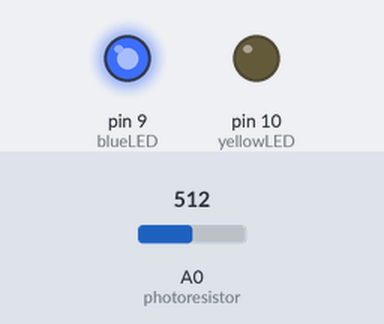
A sketch run on a simulated Arduino Uno, built with avr-gcc and run on an emulated ATmega328P. On the bench: output pins drawn as LEDs (lit = HIGH). Inputs (shaded band) come from the test bench; at power-on: A0 (photoresistor) = 512. What the sketch prints to the serial monitor is not drawn.

Above: at 1.2 s.
1.3 s: A0 (photoresistor) set to 77
2.8 s: A0 (photoresistor) set to 61
At 3.1 s:
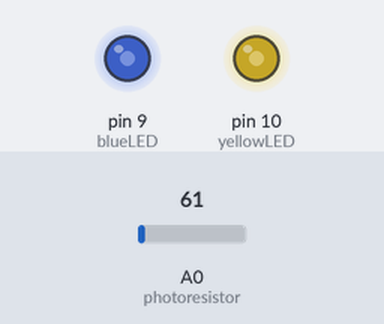
4.3 s: A0 (photoresistor) set to 80
At 5.5 s:
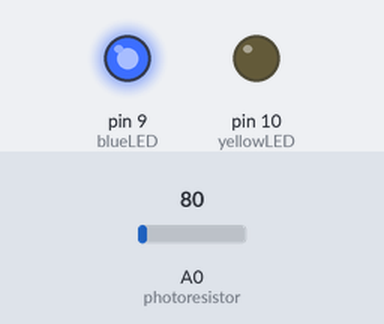
5.8 s: A0 (photoresistor) set to 0
At 6.6 s:
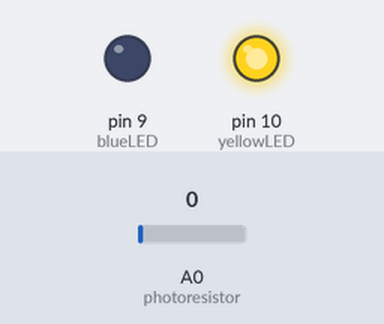
7.3 s: A0 (photoresistor) set to 9
8.8 s: A0 (photoresistor) set to 12
At 10.2 s:
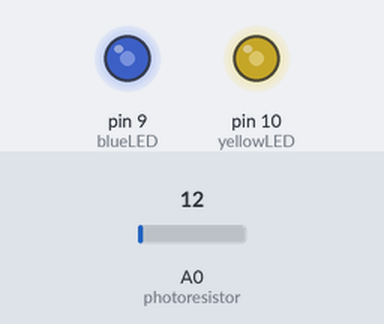
Timing chart, 0 to 11.3 s (numbered marks = the images above; inputs shaded):
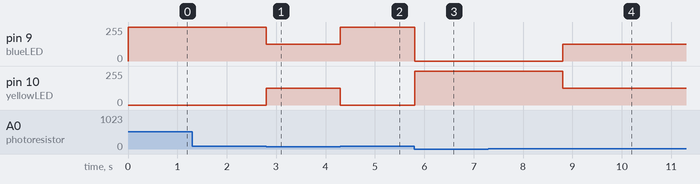

The sketch:

Arduino_Uno_R3_Photoresistor_with_LEDs.ino
```cpp
const int photoresistor = A0;
const int blueLED		    = 9;
const int yellowLED		  = 10;

void setup()
{
  Serial.begin(9600);
  analogReference(DEFAULT);
  pinMode(blueLED, OUTPUT);
  pinMode(yellowLED, OUTPUT);
  pinMode(photoresistor, INPUT);
}

void loop()
{
  int resistance = analogRead(photoresistor);

  // lots of light => less resistance, and vice versa
  Serial.println(resistance);
  if (resistance > 10 && resistance < 70) {
  	analogWrite(yellowLED, 127);
    analogWrite(blueLED, 127); }
  else {
    if (resistance >= 60) {
    	analogWrite(blueLED, 255);
      analogWrite(yellowLED, 0);
    } else {
      analogWrite(blueLED, 0);
      analogWrite(yellowLED, 255);
    }
  }
  delay(4);
}
```

Measured:
- the behaviour switches between 70 and 69 on A0 (photoresistor) (found by bisection; images 0 and 1)
- the behaviour switches between 10 and 11 on A0 (photoresistor) (found by bisection; images 3 and 4)
- after the input at 2.8 s, pin 9 (blueLED): 255/255 → 127/255 at once; pin 10 (yellowLED): 0/255 → 127/255 at once
- after the input at 4.3 s, pin 9 (blueLED): 127/255 → 255/255 at once; pin 10 (yellowLED): 127/255 → 0/255 at once
- after the input at 5.8 s, pin 9 (blueLED): 255/255 → 0/255 at once; pin 10 (yellowLED): 0/255 → 255/255 at once
- after the input at 8.8 s, pin 9 (blueLED): 0/255 → 127/255 at once; pin 10 (yellowLED): 255/255 → 127/255 at once
